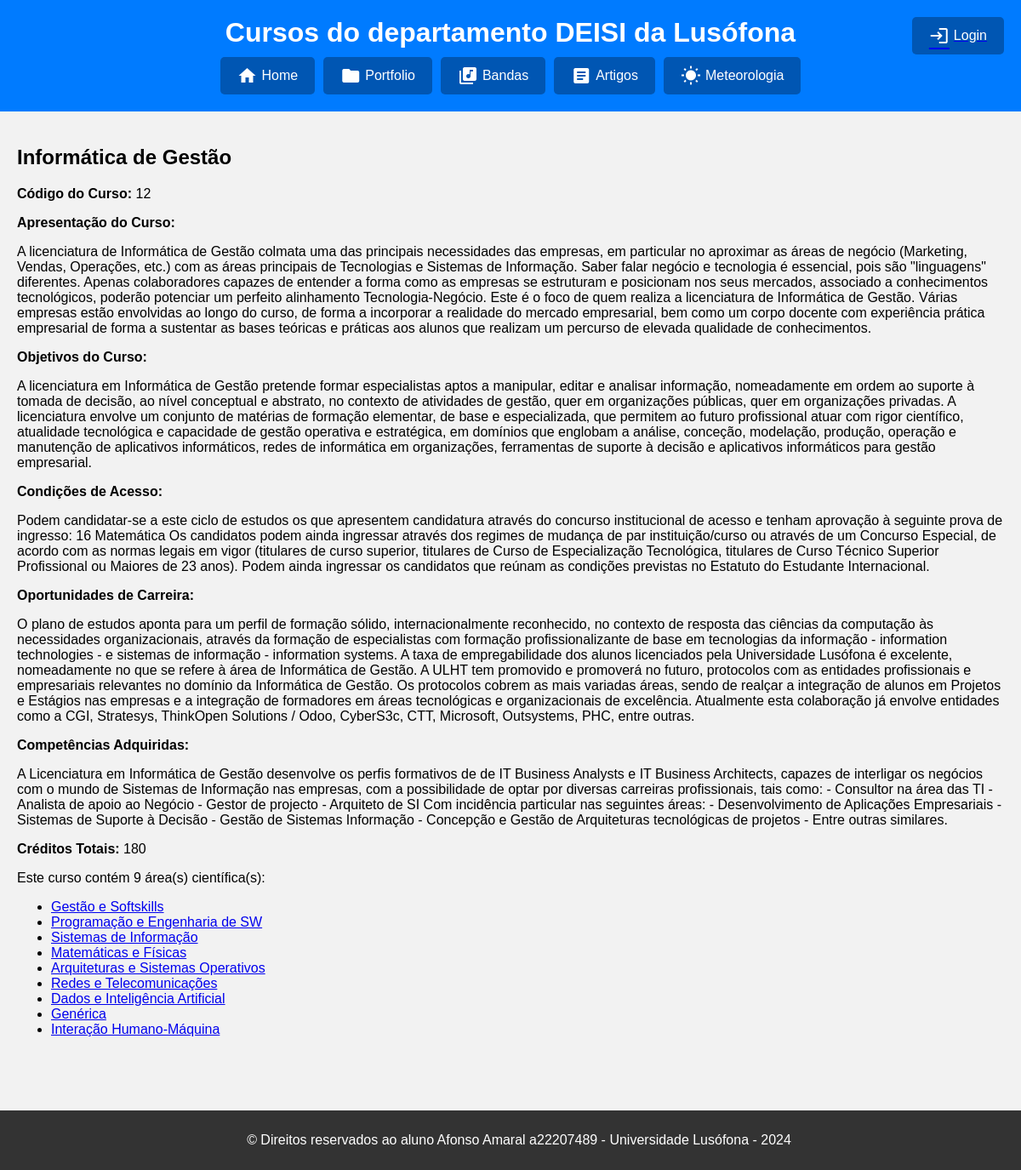
The app's page /curso/curso/31/ with its own data.
### Curso/models.py (models this page shows, shortened)
class Curso(models.Model):
    nome_do_curso = models.CharField(max_length=100)
    codigo_curso = models.IntegerField()
    apresentacao = models.TextField()
    objetivos = models.TextField()
    condicoes_de_acesso = models.TextField()
    oportunidades_de_carreira = models.TextField()
    competencias = models.TextField()
    creditos_do_curso = models.IntegerField()
    def __str__(self):
        return self.nome_do_curso

class Areas_Cientifica(models.Model):
    nome_area_cientifica = models.CharField(max_length=100)
    curso = models.ForeignKey(Curso, on_delete=models.CASCADE)

### Curso/views.py (the view)
# urls.py: path('curso/<int:curso_id>/', views.curso_view, name="curso"),
def curso_view(request, curso_id):
    context = {
        'curso': Curso.objects.get(id=curso_id),
        'areas_cientificas': Areas_Cientifica.objects.filter(curso = Curso.objects.get(id=curso_id)),
        'is_editor' : edita_curso(request.user)
    }
    return render(request, "curso/curso.html", context)

### Curso/views.py (called while the page is built)
def edita_curso(user):
    return user.groups.filter(name = 'Cursos').exists()

### Curso/templates/curso/curso.html (shortened to what this page needs)
{% extends 'curso/layout.html' %}
{% block content %}
    <div class="course-details">
        <h2>{{ curso }}</h2>
        <div class="course-info">
            <p><strong>Código do Curso:</strong> {{ curso.codigo_curso }}</p>
            <p><strong>Apresentação do Curso:</strong></p>
            <p>{{ curso.apresentacao }}</p>
            <p><strong>Objetivos do Curso:</strong></p>
            <p>{{ curso.objetivos }}</p>
            <p><strong>Condições de Acesso:</strong></p>
            <p>{{ curso.condicoes_de_acesso }}</p>
            <p><strong>Oportunidades de Carreira:</strong></p>
            <p>{{ curso.oportunidades_de_carreira }}</p>
            <p><strong>Competências Adquiridas:</strong></p>
            <p>{{ curso.competencias }}</p>
            <p><strong>Créditos Totais:</strong> {{ curso.creditos_do_curso }}</p>
        </div>
        <div class="scientific-areas">
            <p>Este curso contém {{ areas_cientificas|length }} área(s) científica(s):</p>
            <ul>
                {% for area in areas_cientificas %}
                    <li>
                        <a href="{% url 'curso:area' area.id %}" class="area-link">{{ area.nome_area_cientifica }}</a>
                    </li>
                {% endfor %}
            </ul>
        </div>
    </div>
{% endblock %}

### Curso/templates/curso/layout.html (style rules this page uses)
body { font-family: Arial, sans-serif; background-color: #f2f2f2; margin: 0; padding: 0; padding-bottom: 60px; }

### records on screen
Curso: nome_do_curso "Informática de Gestão", codigo_curso "12", apresentacao "A licenciatura de Informática de Gestão colmata uma das principais necessidades das empresas, em particular no aproximar as áreas de negócio (Marketing, Vendas, Operações, etc.) com as áreas principais de Tecnologias e Sistemas de Informação. Saber falar negócio e tecnologia é essencial, pois são \"linguagens\" diferentes. Apenas colaboradores capazes de entender a forma como as empresas se estruturam e posicionam nos seus mercados, associado a conhecimentos tecnológicos, poderão potenciar um perfeito alinhamento Tecnologia-Negócio. Este é o foco de quem realiza a licenciatura de Informática de Gestão. Várias empresas estão envolvidas ao longo do curso, de forma a incorporar a realidade do…", objetivos "A licenciatura em Informática de Gestão pretende formar especialistas aptos a manipular, editar e analisar informação, nomeadamente em ordem ao suporte à tomada de decisão, ao nível conceptual e abstrato, no contexto de atividades de gestão, quer em organizações públicas, quer em organizações privadas. A licenciatura envolve um conjunto de matérias de formação elementar, de base e especializada, que permitem ao futuro profissional atuar com rigor científico, atualidade tecnológica e capacidade de gestão operativa e estratégica, em domínios que englobam a análise, conceção, modelação, produção, operação e manutenção de aplicativos informáticos, redes de informática em organizações,…", condicoes_de_acesso "Podem candidatar-se a este ciclo de estudos os que apresentem candidatura através do concurso institucional de acesso e tenham aprovação à seguinte prova de ingresso: 16 Matemática Os candidatos podem ainda ingressar através dos regimes de mudança de par instituição/curso ou através de um Concurso Especial, de acordo com as normas legais em vigor (titulares de curso superior, titulares de Curso de Especialização Tecnológica, titulares de Curso Técnico Superior Profissional ou Maiores de 23 anos). Podem ainda ingressar os candidatos que reúnam as condições previstas no Estatuto do Estudante Internacional.", oportunidades_de_carreira "O plano de estudos aponta para um perfil de formação sólido, internacionalmente reconhecido, no contexto de resposta das ciências da computação às necessidades organizacionais, através da formação de especialistas com formação profissionalizante de base em tecnologias da informação - information technologies - e sistemas de informação - information systems. A taxa de empregabilidade dos alunos licenciados pela Universidade Lusófona é excelente, nomeadamente no que se refere à área de Informática de Gestão. A ULHT tem promovido e promoverá no futuro, protocolos com as entidades profissionais e empresariais relevantes no domínio da Informática de Gestão. Os protocolos cobrem as mais variadas…", competencias "A Licenciatura em Informática de Gestão desenvolve os perfis formativos de de IT Business Analysts e IT Business Architects, capazes de interligar os negócios com o mundo de Sistemas de Informação nas empresas, com a possibilidade de optar por diversas carreiras profissionais, tais como: - Consultor na área das TI - Analista de apoio ao Negócio - Gestor de projecto - Arquiteto de SI Com incidência particular nas seguintes áreas: - Desenvolvimento de Aplicações Empresariais - Sistemas de Suporte à Decisão - Gestão de Sistemas Informação - Concepção e Gestão de Arquiteturas tecnológicas de projetos - Entre outras similares.", creditos_do_curso "180"
Areas_Cientifica: nome_area_cientifica "Gestão e Softskills"
Areas_Cientifica: nome_area_cientifica "Programação e Engenharia de SW"
Areas_Cientifica: nome_area_cientifica "Sistemas de Informação"
Areas_Cientifica: nome_area_cientifica "Matemáticas e Físicas"
Areas_Cientifica: nome_area_cientifica "Arquiteturas e Sistemas Operativos"
Areas_Cientifica: nome_area_cientifica "Redes e Telecomunicações"
Areas_Cientifica: nome_area_cientifica "Dados e Inteligência Artificial"
Areas_Cientifica: nome_area_cientifica "Genérica"
Areas_Cientifica: nome_area_cientifica "Interação Humano-Máquina"

### other values on screen
{{ areas_cientificas|length }} "9"
